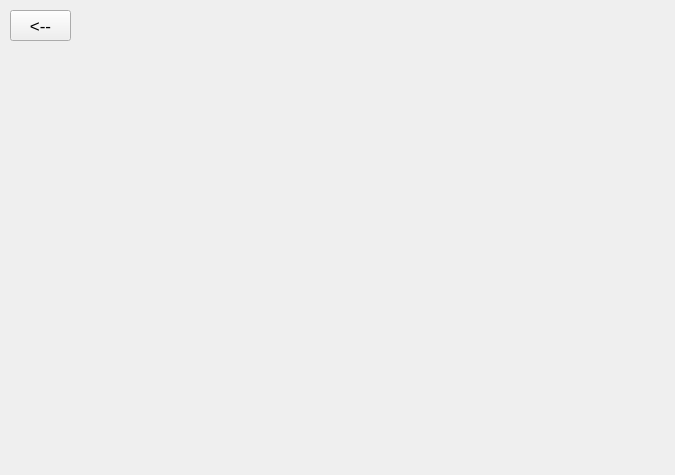
<?xml version="1.0" encoding="UTF-8"?>
<ui version="4.0">
 <class>Form</class>
 <widget class="QWidget" name="Form">
  <property name="geometry">
   <rect>
    <x>0</x>
    <y>0</y>
    <width>675</width>
    <height>475</height>
   </rect>
  </property>
  <property name="windowTitle">
   <string>Инструкция</string>
  </property>
  <widget class="QPushButton" name="return_btn">
   <property name="geometry">
    <rect>
     <x>10</x>
     <y>10</y>
     <width>61</width>
     <height>31</height>
    </rect>
   </property>
   <property name="font">
    <font>
     <pointsize>13</pointsize>
    </font>
   </property>
   <property name="text">
    <string>&lt;--</string>
   </property>
  </widget>
 </widget>
 <resources/>
 <connections/>
</ui>
